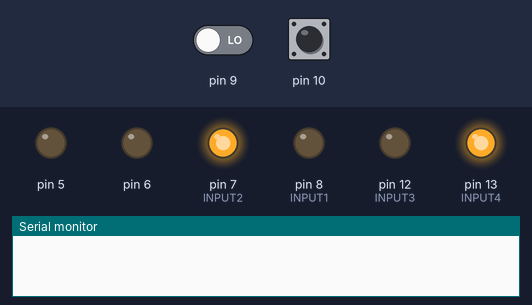
The sketch below on a simulated Arduino Uno, built with avr-gcc and run on an emulated ATmega328P. Parts: output pins drawn as LEDs (lit = HIGH), the last lines printed to the serial monitor. The inputs (shaded band) are chosen by the test bench; at power-on: pin 10 LOW, pin 9 LOW.

Above: at 1.2 s.
1.3 s: pin 10 pulsed HIGH 2 times (0.12 s each, 0.3 s apart)
At 3.0 s:
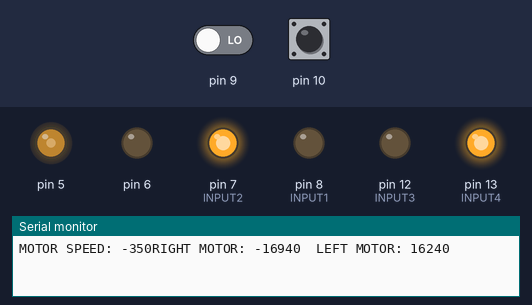
Timing chart, 0 to 6.2 s (numbered marks = the images above; inputs shaded):
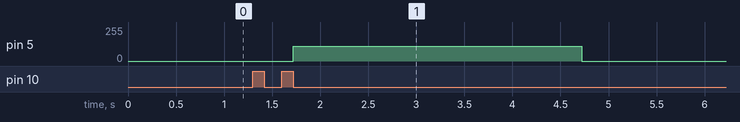

Measured:
- after the input at 1.3 s, pin 5: 0/255 → 112/255 after 0.42 s, → 0/255 3.0 s later

The sketch:

rc_robot_with_arduino.ino
```cpp
int ENA = 5;
int ENB = 6;

int INPUT2 = 7;
int INPUT1 = 8;
int INPUT3 = 12;
int INPUT4 = 13;

int RightMotor = 0;
int LeftMotor = 0;
int SpeedValue = 0;
void setup() {

  Serial.begin(9600);

pinMode(5, OUTPUT);
pinMode(6, OUTPUT);
pinMode(7, OUTPUT);
pinMode(8, OUTPUT);
pinMode(12, OUTPUT);
pinMode(13, OUTPUT);


pinMode(9, INPUT);
pinMode(10, INPUT);

digitalWrite(INPUT1,LOW);
digitalWrite(INPUT2,HIGH);
digitalWrite(INPUT3,LOW);
digitalWrite(INPUT4,HIGH);

}

void loop() {
  SpeedValue = map(pulseIn(9, HIGH), 1100, 1900, 0, 255);
  RightMotor = SpeedValue - map(pulseIn(10, HIGH), 1000, 2000, -70, 70);
  LeftMotor = SpeedValue - map(pulseIn(10, HIGH), 1000, 2000, +70, -70);

Serial.print("MOTOR SPEED: ");
Serial.print(SpeedValue);

Serial.print("RIGHT MOTOR: ");
Serial.print(RightMotor);

Serial.print("  LEFT MOTOR: ");
Serial.println(LeftMotor);


if(RightMotor < 0){
  RightMotor = 0;
}
if(LeftMotor < 0){
  LeftMotor = 0;
}
analogWrite(5, LeftMotor);
analogWrite(6, RightMotor);
}

void Forward(){

}
```
